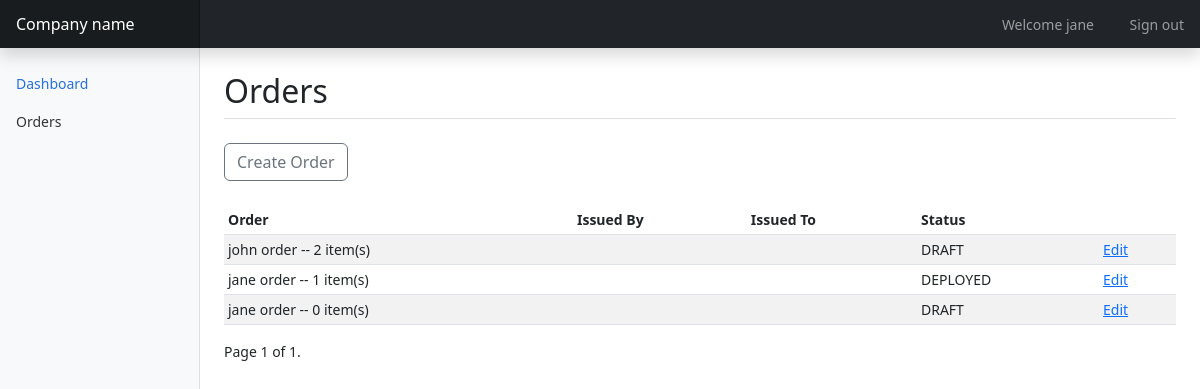
/orders/ (signed in), run on the app's committed database.
### inventory/models.py (models this page shows, shortened)
class Order(models.Model):
    class OrderStatus(models.TextChoices):
        DRAFT = 'DRAFT', 'Draft'
        DEPLOYED = 'DEPLOYED', 'Deployed'
        RECEIVED = 'RECEIVED', 'Received'
        RETURN = 'RETURNED', 'Returned'
    issued_to = models.ForeignKey(User, on_delete=models.CASCADE, related_name="issued_to")
    issued_by = models.ForeignKey(User, null=True, on_delete=models.SET_NULL, related_name="issued_by")
    issued_on = models.DateField(auto_now_add=False)
    created = models.DateTimeField(auto_now_add=True)
    updated = models.DateTimeField(auto_now=True)
    status = models.CharField(max_length=50, choices=OrderStatus.choices, default=OrderStatus.DRAFT)
    @property
    def item_count(self):
        return self.orderitems_set.all().count()

### inventory/views/order.py (the view)
# urls.py: path('orders/', order.order_list, name="order_list"),
@login_required
def order_list(request):
    orders = Order.objects.all()
    paginator = Paginator(orders, 5)
    page_number = request.GET.get("page")
    page_obj = paginator.get_page(page_number)
    title = 'Orders'
    context = {'orders': orders, 'title': title, 'page_obj': page_obj}
    return render(request, 'inventory/order/orders.html', context)

### inventory/templates/inventory/order/orders.html (shortened to what this page needs)
{% extends 'main.html' %}
{% block content %}
<div class="d-flex border-bottom mb-4">
    <h1 class="h2">{{ title }}</h1>
</div>
<a href="{% url 'create_order' %}" class="btn btn-outline-secondary">Create Order</a>
<div class="table-responsive mt-4">
    <table class="table table-striped table-sm">
      <thead>
        <tr>
            <th scope="col">Order</th>
            <th scope="col">Issued By</th>
            <th scope="col">Issued To</th>
            <th scope="col">Status</th>
            <th scope="col"></th>
        </tr>
      </thead>
        <tbody>
    {% for order in page_obj %}
            <tr>
                <td>{{ order.issued_to.username }} order -- {{ order.item_count }} item(s)</td>
                <td>{{ order.issued_by.user.username }}</td>
                <td>{{ order.issued_to.user.username }}</td>
                <td>{{ order.status }}</td>
                <td><a href="{% url 'edit_order' order.id %}">Edit</td>
            </tr>
    {% endfor %}
        </tbody>
    </table>
</div>
<div class="pagination">
    <span class="step-links">
        <span class="current">
            Page {{ page_obj.number }} of {{ page_obj.paginator.num_pages }}.
        </span>
    </span>
</div>
{% endblock content %}

### templates/top.html (shortened to what this page needs)
<header class="navbar navbar-dark sticky-top bg-dark flex-md-nowrap p-0 shadow">
  <a class="navbar-brand col-md-3 col-lg-2 me-0 px-3 fs-6" href="#">Company name</a>
  <div class="navbar-nav">
    <div class="nav-item text-nowrap">
      <a href="{% url 'profile' %}" class="nav-link px-3">Welcome {{ request.user.username }}</a>
      <a class="nav-link px-3" href="{% url 'logout' %}">Sign out</a>
    </div>
  </div>
</header>

### inventory/static/inventory/style.css (style rules this page uses)
body { font-size: .875rem; }
.navbar .nav-item { color: #fff; }
.navbar .nav-item .nav-link { display: inline-block; }
.navbar-brand { padding-top: .75rem; padding-bottom: .75rem; background-color: rgba(0, 0, 0, .25); box-shadow: inset -1px 0 0 rgba(0, 0, 0, .25); }

### data on the page
Order: issued_to.username "john", item_count "2", status "DRAFT"
Order: issued_to.username "jane", item_count "1", status "DEPLOYED"
Order: issued_to.username "jane", item_count "0", status "DRAFT"

### other printed values
{{ request.user.username }} "jane"
{{ title }} "Orders"
{{ page_obj.number }} "1"
{{ page_obj.paginator.num_pages }} "1"
